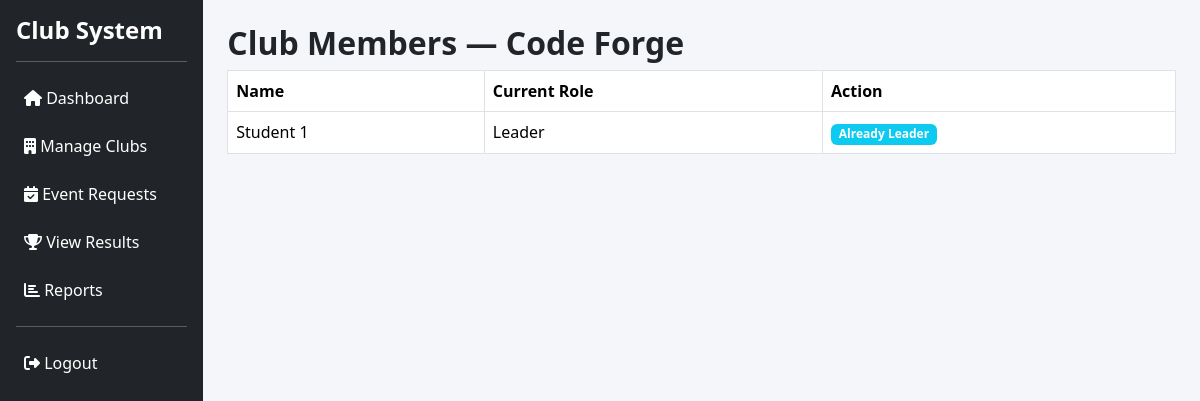
/admin/club_members.php?club_id=10 (signed in), run on the app's committed database.
### tables this page shows
CREATE TABLE `clubs` (
  `club_id` int(11) NOT NULL,
  `club_name` varchar(100) NOT NULL,
  `description` text DEFAULT NULL,
  `leader_id` int(11) DEFAULT NULL,
  `faculty_id` int(11) DEFAULT NULL,
  `created_at` timestamp NOT NULL DEFAULT current_timestamp()
);

CREATE TABLE `users` (
  `user_id` int(11) NOT NULL,
  `name` varchar(100) NOT NULL,
  `email` varchar(100) NOT NULL,
  `password` varchar(255) NOT NULL,
  `role` enum('admin','leader','student','faculty') NOT NULL,
  `status` enum('active','inactive') DEFAULT 'active',
  `created_at` timestamp NOT NULL DEFAULT current_timestamp(),
  `reset_token` varchar(255) DEFAULT NULL,
  `reset_token_expiry` datetime DEFAULT NULL
);

### src/admin/club_members.php (the view, shortened to what this page needs)
<?php
include "../config/db.php";
include "../includes/header.php";
include "../includes/sidebar.php";
$club_id = $_GET['club_id'];
$club = mysqli_fetch_assoc(mysqli_query($conn,"
    SELECT club_name FROM clubs WHERE club_id='$club_id'
"));
$members = mysqli_query($conn,"
    SELECT u.user_id, u.name, u.role
    FROM club_members cm
    JOIN users u ON cm.student_id = u.user_id
    WHERE cm.club_id='$club_id'
");
?>
<h2>Club Members — <?= $club['club_name'] ?></h2>
<table class="table table-bordered">
<tr>
    <th>Name</th>
    <th>Current Role</th>
    <th>Action</th>
</tr>
<?php while($m = mysqli_fetch_assoc($members)) { ?>
<tr>
    <td><?= $m['name'] ?></td>
    <td><?= ucfirst($m['role']) ?></td>
    <td>
        <?php if($m['role'] == 'student'){ ?>
            <a href="assign_leader.php?uid=<?= $m['user_id'] ?>&club_id=<?= $club_id ?>"
               class="btn btn-success btn-sm"
               onclick="return confirm('Assign as club leader?')">
               Assign Leader
            </a>
        <?php } else { ?>
            <span class="badge bg-info">Already Leader</span>
        <?php } ?>
    </td>
</tr>
<?php } ?>
</table>
<?php include "../includes/footer.php"; ?>

### src/assets/css/style.css (style rules this page uses)
body { background-color: #f4f6f9; font-family: 'Segoe UI', sans-serif; }
.table { background: #fff; }
h2, h4, h5 { font-weight: 600; }

### data on the page
clubs: club_name "Code Forge"
users: name "Student 1", role "Leader", shows "Already Leader"
